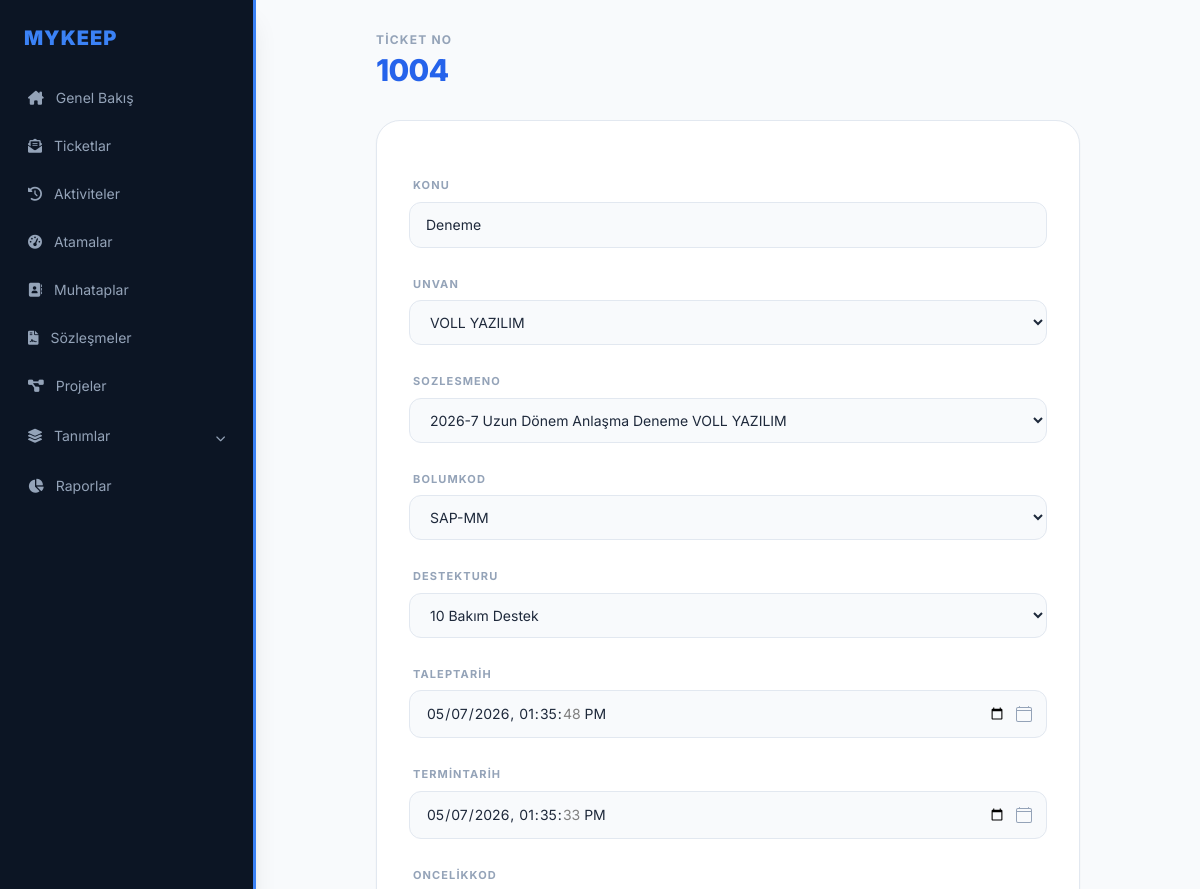
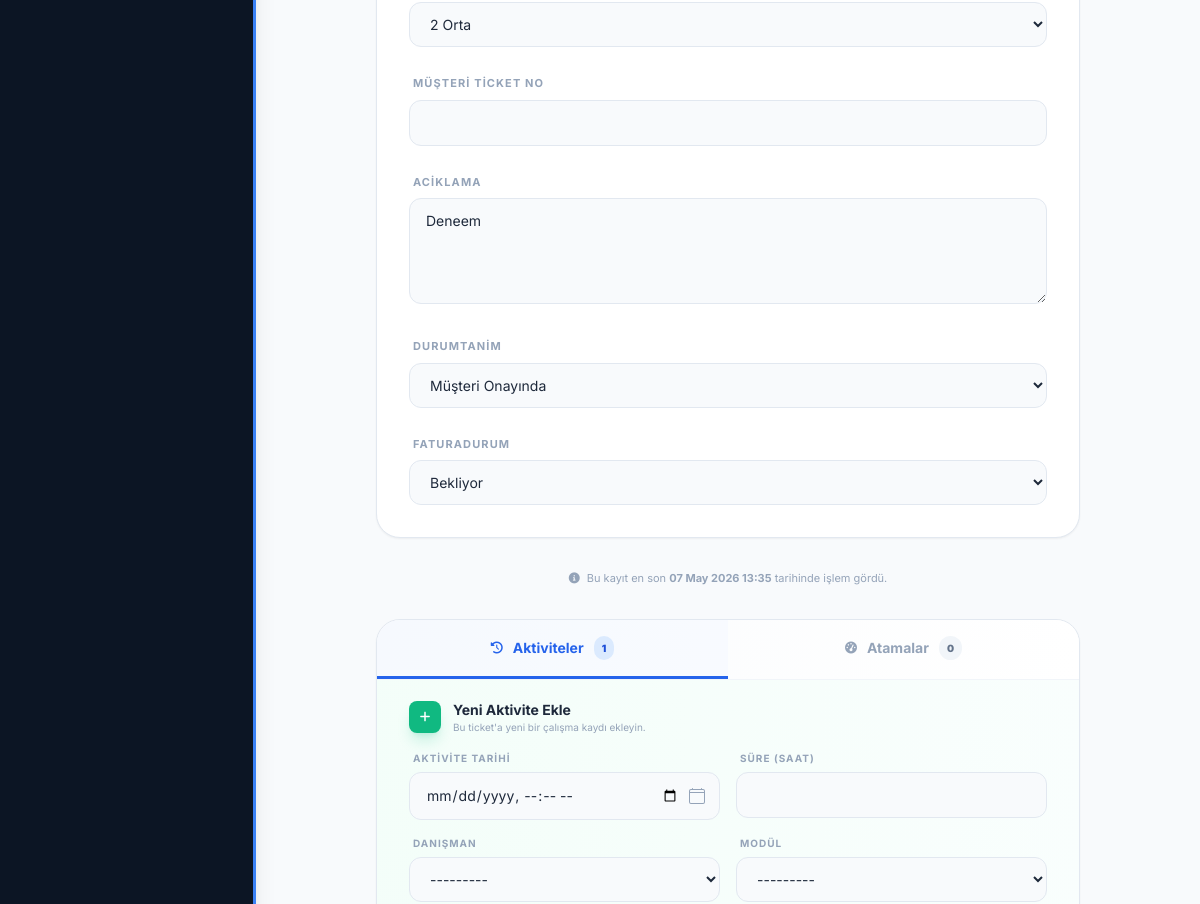
The page /ticketlar/duzenle/1004/ (signed in, upper part) on the database as committed earlier (2 pictures, top to bottom).
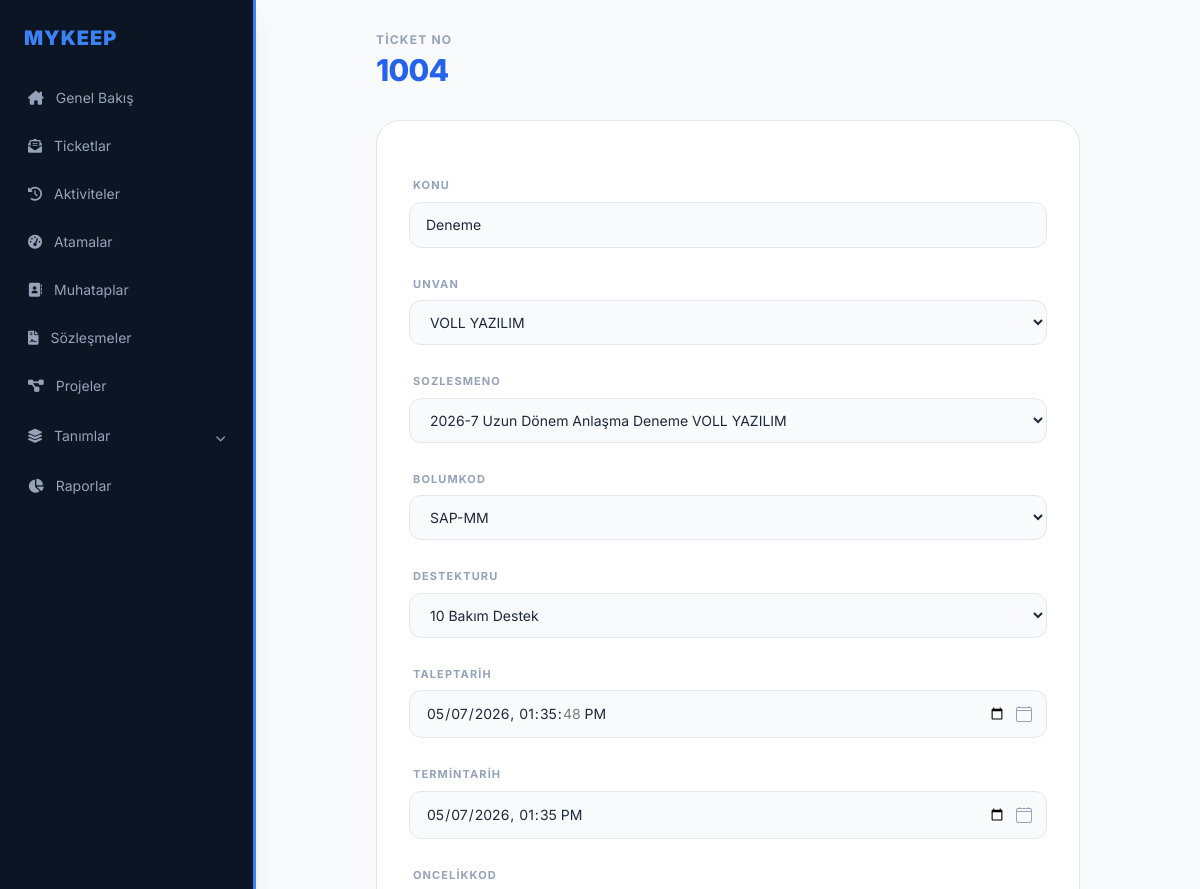
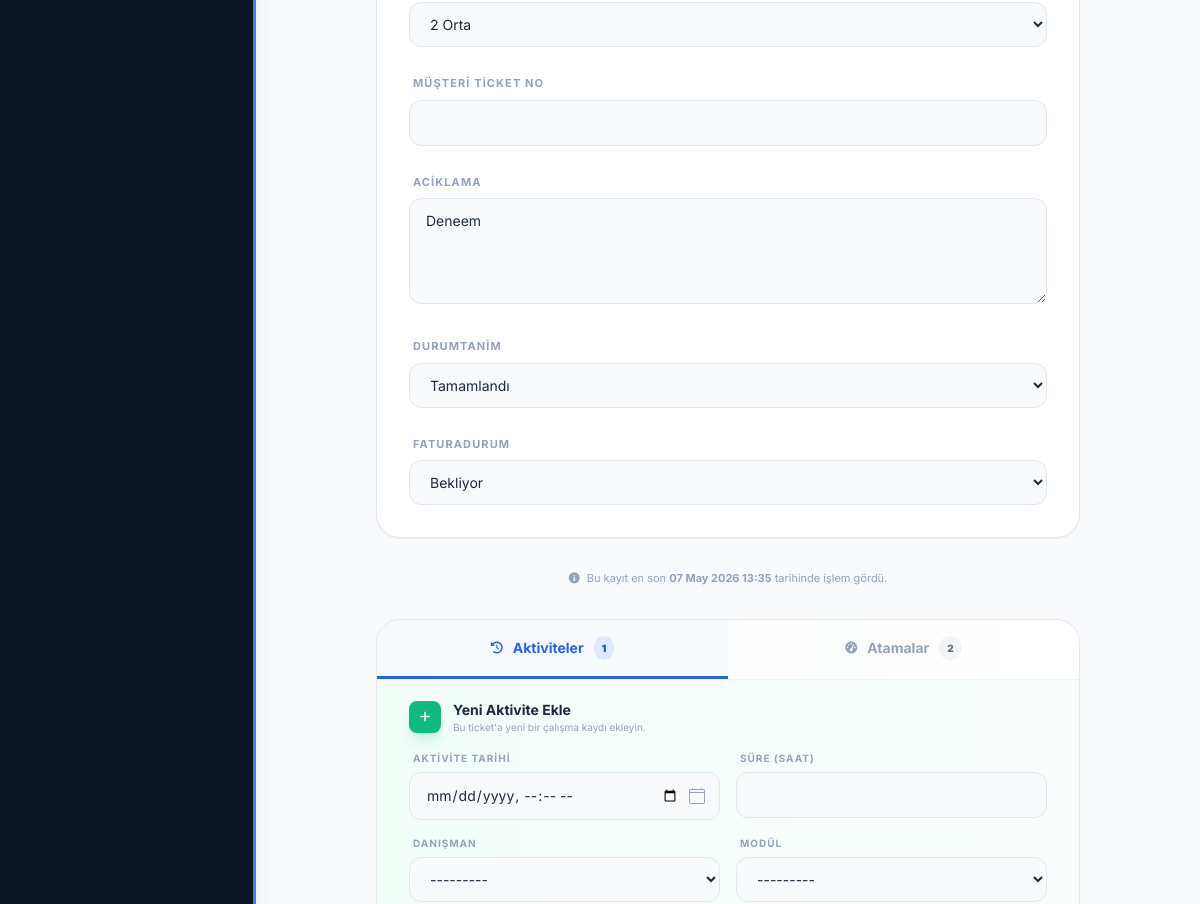
The same page on the database as committed later (2 pictures, top to bottom).
### ticket/models.py (models this page shows, shortened)
class ticket(models.Model):
    ticketno = models.IntegerField(primary_key=True, unique=True, blank=True)
    konu: models.CharField= models.CharField(max_length=100)
    unvan = models.ForeignKey("muhatap.muhatap", to_field="unvan", on_delete=models.CASCADE, null=True)
    sozlesmeno = models.ForeignKey("sozlesme.sozlesmeler", to_field="sozlesmeno", on_delete=models.CASCADE, null=True)
    bolumkod = models.ForeignKey("modul.bolum", to_field="kod", on_delete=models.CASCADE, null=True)
    destekturu = models.ForeignKey("destekturu.destektur", to_field="definition", on_delete=models.PROTECT, null=True)
    taleptarih = models.DateTimeField(default=timezone.now)
    termintarih = models.DateTimeField(null=True, blank=True)
    oncelikkod = models.ForeignKey("destekturu.oncelik", to_field="kod", on_delete=models.CASCADE, null=True)
    aciklama = models.TextField(null=True, blank=True)
    durumtanim = models.ForeignKey("statu", to_field="durumtanim", on_delete=models.CASCADE, null=True)
    faturadurum = models.ForeignKey("faturalama", to_field="faturadurum", on_delete=models.CASCADE, null=True)
    danisman = models.ManyToManyField("modul.danisman", blank=True, related_name="ticket_danismanlar")
    efor = models.FloatField(null=True, blank=True)
    onay = models.BooleanField(default=False)
    musteri_ticket_no = models.CharField(max_length=50, null=True, blank=True, verbose_name="Müşteri Ticket No")

class statu(models.Model):
    durumtanim = models.CharField(max_length=70, null=True, unique=True)
    def __str__(self):
        return f"{self.durumtanim}"

### ticket/views.py (the view)
# urls.py: path('ticketlar/duzenle/<int:pk>/', ticket_views.ticket_duzenle, name='ticket_duzenle'),
def ticket_duzenle(request, pk):
    kayit = get_object_or_404(ticket, pk=pk)
    aktiviteler = aktivite.objects.filter(ticketno=kayit).select_related("danisman", "modul").order_by('-date')
    toplam_efor = sum(a.time or 0 for a in aktiviteler)
    eforlar = atama.objects.filter(ticketno=kayit).select_related("danisman", "modul").order_by('-pk')
    toplam_atama_efor = sum(e.efor or 0 for e in eforlar)
    if request.method == "POST":
        if 'aktivite_ekle' in request.POST:
            aktivite_form = TicketIciAktiviteForm(request.POST)
            if aktivite_form.is_valid():
                yeni = aktivite_form.save(commit=False)
                yeni.ticketno = kayit
                yeni.save()
                if yeni.danisman:
                    kayit.danisman.add(yeni.danisman)
                return redirect('ticket_duzenle', pk=pk)
            form = TicketForm(instance=kayit)
            efor_form = TicketIciEforForm()
        elif 'efor_ekle' in request.POST:
            efor_form = TicketIciEforForm(request.POST)
            if efor_form.is_valid():
                yeni_efor = efor_form.save(commit=False)
                yeni_efor.ticketno = kayit
                yeni_efor.save()
                if yeni_efor.danisman:
                    kayit.danisman.add(yeni_efor.danisman)
                return redirect('ticket_duzenle', pk=pk)
            form = TicketForm(instance=kayit)
            aktivite_form = TicketIciAktiviteForm()
        else:
            form = TicketForm(request.POST, instance=kayit)
            if form.is_valid():
                form.save()
                return redirect('ticket_listesi')
            aktivite_form = TicketIciAktiviteForm()
            efor_form = TicketIciEforForm()
    else:
        form = TicketForm(instance=kayit)
        aktivite_form = TicketIciAktiviteForm()
        efor_form = TicketIciEforForm()
    return render(request, 'ticket_duzenle.html', {
        'form': form,
        'kayit': kayit,
        'aktiviteler': aktiviteler,
        'aktivite_form': aktivite_form,
        'toplam_efor': toplam_efor,
        'eforlar': eforlar,
        'efor_form': efor_form,
        'toplam_atama_efor': toplam_atama_efor,
    })

### ticket/forms.py
class TicketForm(forms.ModelForm):
    class Meta:
        model = ticket
        fields = ['konu', 'unvan', 'sozlesmeno', 'bolumkod', 'destekturu', 'taleptarih', 'termintarih', 'oncelikkod', 'musteri_ticket_no', 'aciklama', 'durumtanim', 'faturadurum']
    def __init__(self, *args, **kwargs):
        super().__init__(*args, **kwargs)
        for field_name, field in self.fields.items():
            field.widget.attrs['class'] = (
                'w-full bg-slate-50 border border-slate-200 rounded-xl px-4 py-3 text-sm '
                'focus:bg-white focus:ring-4 focus:ring-blue-500/10 focus:border-blue-500 '
                'outline-none transition-all cursor-pointer select-none'
            )
            if field_name == 'aciklama':
                field.widget.attrs['rows'] = '4'
            if field_name in ['taleptarih', 'termintarih']:
                field.widget.input_type = 'datetime-local'

### destekturu/models.py (called while the page is built)
    def __str__(self):
        return f"{self.kod} {self.definition}"

    def __str__(self):
        return f"{self.kod} {self.tanim}"

### modul/models.py (called while the page is built)
    def __str__(self):
        return f"{self.program}-{self.isim}"

    def __str__(self):
        return f"{self.isim}"

### templates/ticket_duzenle.html (shortened to what the changed rows need)
{% extends 'base.html' %}
{% block content %}
<div class="max-w-3xl mx-auto px-4 lg:px-8">
    <div class="mb-8 flex items-end justify-between">
        <div>
            <span class="text-xs font-bold text-slate-400 uppercase tracking-widest block mb-1">Ticket No</span>
            <h1 class="text-3xl font-extrabold text-blue-600 tracking-tight">{{ kayit.ticketno }}</h1>
        </div>
    </div>
    <div class="bg-white border border-slate-200 rounded-3xl shadow-sm overflow-hidden mb-8">
        <form method="post" id="ticket-form" class="p-8 space-y-6">
            <div class="grid grid-cols-1 gap-y-7">
                {% for field in form %}
                <div class="group">
                    <label class="block text-[11px] font-bold text-slate-400 uppercase tracking-widest mb-2 px-1 transition-colors group-focus-within:text-blue-600">
                        {{ field.label }}
                    </label>
                    <div class="relative">
                        {{ field }}
                    </div>
                </div>
                {% endfor %}
            </div>
        </form>
    </div>
    <p class="text-center text-[11px] text-slate-400 mt-6 mb-8">
        <i class="fa-solid fa-info-circle mr-1"></i> Bu kayıt en son <b>{{ kayit.taleptarih|date:"d F Y H:i" }}</b> tarihinde işlem gördü.
    </p>
    <div class="bg-white border border-slate-200 rounded-3xl shadow-sm overflow-hidden mb-10">
        <div class="flex border-b border-slate-100 bg-gradient-to-r from-slate-50/80 to-white">
            <button type="button" onclick="switchTab('eforlar')" id="tab-btn-eforlar"
                class="tab-btn flex-1 flex items-center justify-center space-x-2.5 py-4 px-6 text-sm font-bold transition-all duration-300 border-b-[3px] border-transparent text-slate-400 hover:text-slate-600 hover:bg-slate-50/60">
                <i class="fa-solid fa-gauge-high text-xs"></i>
                <span>Atamalar</span>
                <span class="ml-1 px-2 py-0.5 rounded-full text-[10px] font-black bg-slate-100 text-slate-500">{{ eforlar|length }}</span>
            </button>
        </div>
    </div>
</div>
{% endblock %}

Rows that differ between the two databases and show on the page:
changed ticket "Deneme": termintarih "05/07/2026 13:35:33" → "05/07/2026 13:35"
computed for statu: durumtanim "Müşteri Onayında" → "Tamamlandı"
Other text that changed with them:
{{ eforlar|length }}: "0" → "2"
